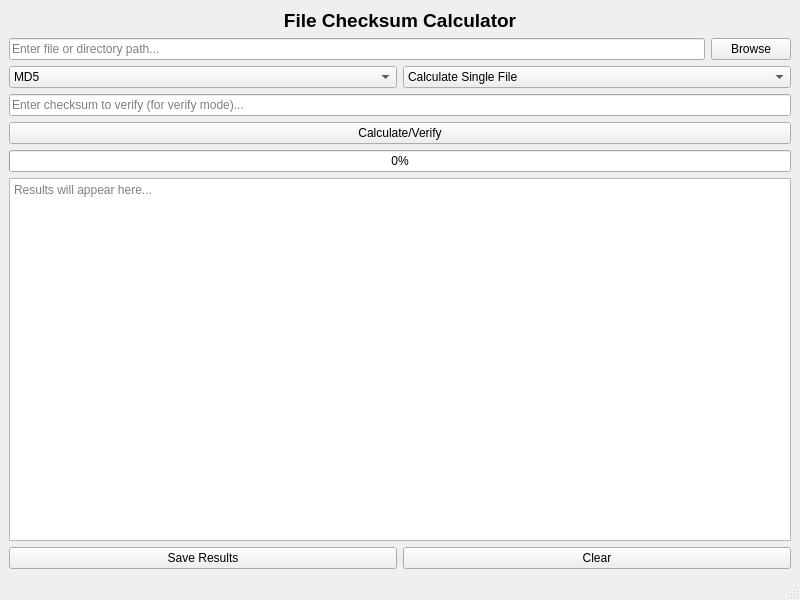
<?xml version="1.0" encoding="UTF-8"?>
<ui version="4.0">
 <class>ChecksumWindow</class>
 <widget class="QMainWindow" name="ChecksumWindow">
  <property name="geometry">
   <rect>
    <x>0</x>
    <y>0</y>
    <width>800</width>
    <height>600</height>
   </rect>
  </property>
  <property name="windowTitle">
   <string>File Checksum Calculator</string>
  </property>
  <widget class="QWidget" name="centralwidget">
   <layout class="QVBoxLayout" name="verticalLayout">
    <item>
     <widget class="QLabel" name="titleLabel">
      <property name="font">
       <font>
        <pointsize>14</pointsize>
        <weight>75</weight>
        <bold>true</bold>
       </font>
      </property>
      <property name="text">
       <string>File Checksum Calculator</string>
      </property>
      <property name="alignment">
       <set>Qt::AlignCenter</set>
      </property>
     </widget>
    </item>
    <item>
     <layout class="QHBoxLayout" name="horizontalLayout">
      <item>
       <widget class="QLineEdit" name="filePathInput">
        <property name="placeholderText">
         <string>Enter file or directory path...</string>
        </property>
       </widget>
      </item>
      <item>
       <widget class="QPushButton" name="browseButton">
        <property name="text">
         <string>Browse</string>
        </property>
       </widget>
      </item>
     </layout>
    </item>
    <item>
     <layout class="QHBoxLayout" name="horizontalLayout_2">
      <item>
       <widget class="QComboBox" name="algorithmCombo">
        <property name="currentText">
         <string>SHA-256</string>
        </property>
        <item>
         <property name="text">
          <string>MD5</string>
         </property>
        </item>
        <item>
         <property name="text">
          <string>SHA-1</string>
         </property>
        </item>
        <item>
         <property name="text">
          <string>SHA-256</string>
         </property>
        </item>
        <item>
         <property name="text">
          <string>SHA-512</string>
         </property>
        </item>
       </widget>
      </item>
      <item>
       <widget class="QComboBox" name="modeCombo">
        <item>
         <property name="text">
          <string>Calculate Single File</string>
         </property>
        </item>
        <item>
         <property name="text">
          <string>Calculate Directory</string>
         </property>
        </item>
        <item>
         <property name="text">
          <string>Verify Single File</string>
         </property>
        </item>
        <item>
         <property name="text">
          <string>Verify Directory</string>
         </property>
        </item>
       </widget>
      </item>
     </layout>
    </item>
    <item>
     <widget class="QLineEdit" name="checksumInput">
      <property name="placeholderText">
       <string>Enter checksum to verify (for verify mode)...</string>
      </property>
     </widget>
    </item>
    <item>
     <widget class="QPushButton" name="calculateButton">
      <property name="text">
       <string>Calculate/Verify</string>
      </property>
     </widget>
    </item>
    <item>
     <widget class="QProgressBar" name="progressBar">
      <property name="value">
       <number>0</number>
      </property>
     </widget>
    </item>
    <item>
     <widget class="QTextEdit" name="resultsArea">
      <property name="readOnly">
       <bool>true</bool>
      </property>
      <property name="placeholderText">
       <string>Results will appear here...</string>
      </property>
     </widget>
    </item>
    <item>
     <layout class="QHBoxLayout" name="horizontalLayout_3">
      <item>
       <widget class="QPushButton" name="saveButton">
        <property name="text">
         <string>Save Results</string>
        </property>
       </widget>
      </item>
      <item>
       <widget class="QPushButton" name="clearButton">
        <property name="text">
         <string>Clear</string>
        </property>
       </widget>
      </item>
     </layout>
    </item>
   </layout>
  </widget>
  <widget class="QStatusBar" name="statusbar"/>
 </widget>
 <resources/>
 <connections/>
</ui>
